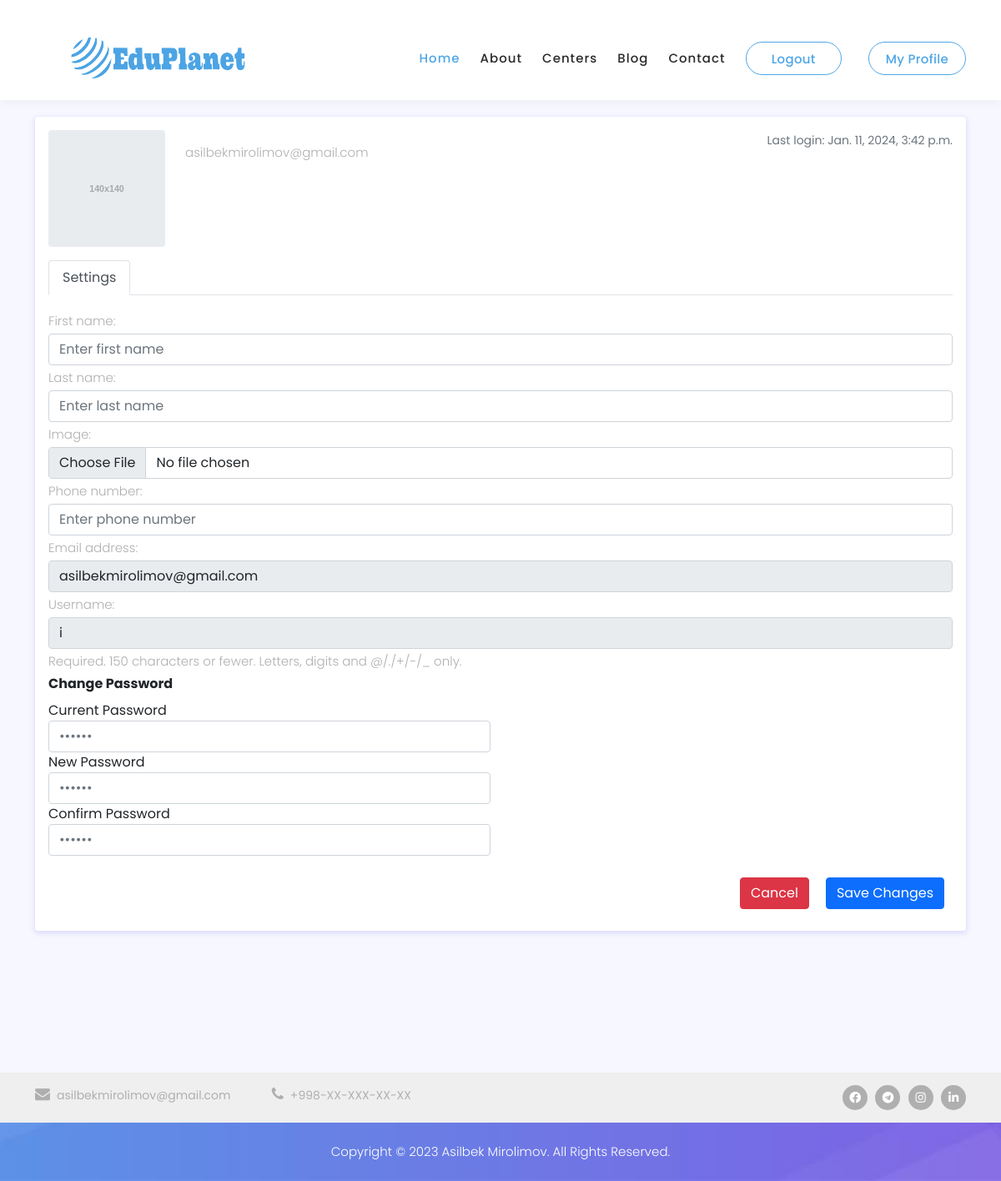
The page /users/edit_profile/ (signed in) on the database as committed earlier.
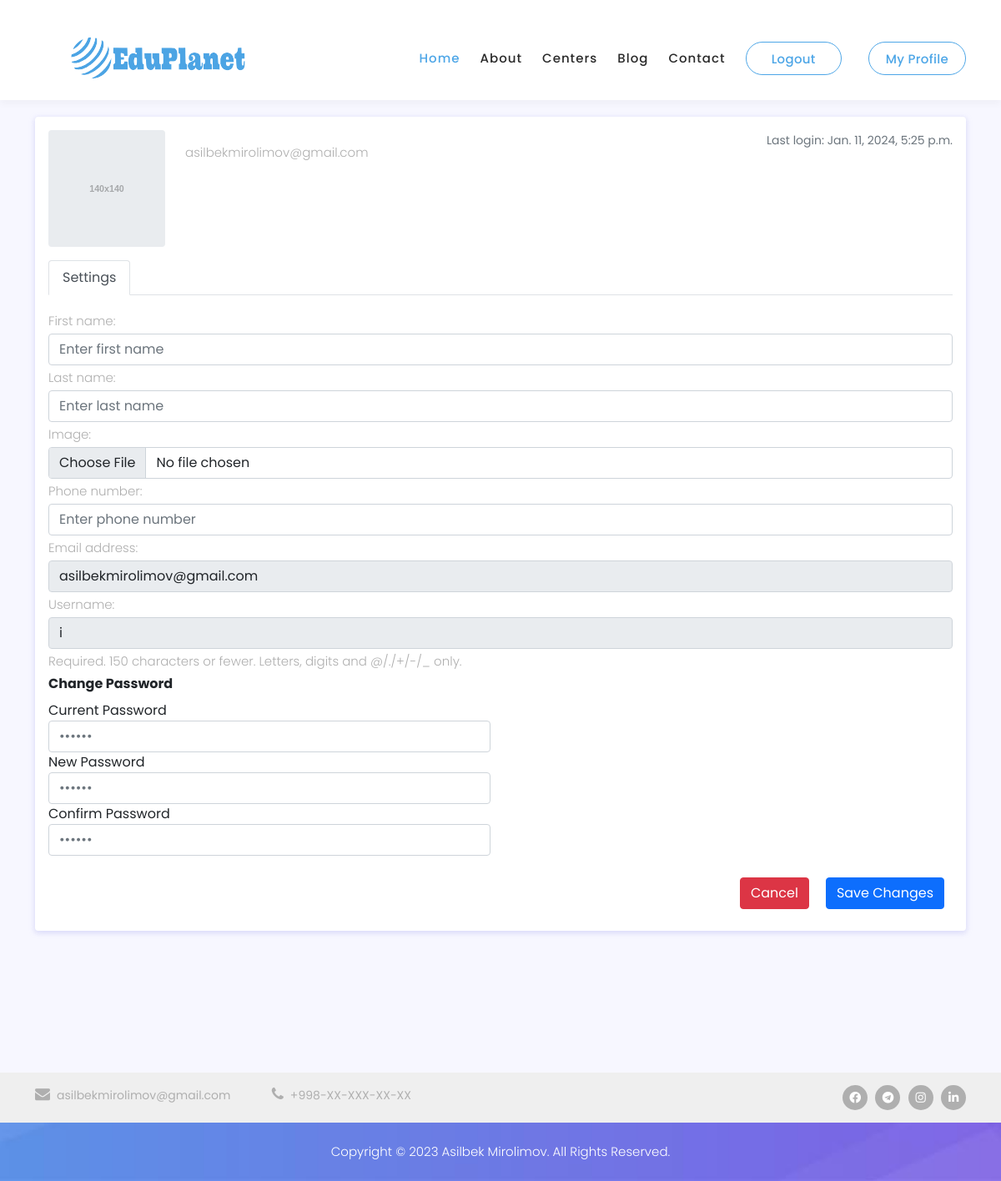
The same page on the database as committed later.
### apps/users/models.py (models this page shows, shortened)
class User(AbstractUser):
    phone_number = models.CharField(max_length=17, unique=True, validators=[regex_phone_number], blank=True, null=True)
    image = models.ImageField(upload_to='user_images/', blank=True, null=True)

### apps/users/views.py (the view)
# urls.py: path("edit_profile/", edit_profile, name="edit_profile")
@login_required(login_url='login')
def edit_profile(request):
    user_profile = User.objects.get(id=request.user.id)
    if request.method == 'POST':
        form = UserUpdateForm(request.POST, request.FILES, instance=user_profile)
        if form.is_valid():
            form.save()
            print('user updated successfully', form.cleaned_data)
            return redirect('profile')
    else:
        form = UserUpdateForm(instance=user_profile)
    context = {
        'form': form,
        'user_profile': user_profile
    }
    return render(request, 'auth/edit_profile.html', context)

### apps/users/forms.py
class UserUpdateForm(forms.ModelForm):
    class Meta:
        model = User
        fields = ['first_name', 'last_name', 'image', 'phone_number', 'email', 'username']
        widgets = {
            'first_name': forms.TextInput(attrs={'class': 'form-control', 'placeholder': 'Enter first name'}),
            'last_name': forms.TextInput(attrs={'class': 'form-control', 'placeholder': 'Enter last name'}),
            'image': forms.FileInput(attrs={'class': 'form-control', 'placeholder': 'Enter image'}),
            'phone_number': forms.TextInput(attrs={'class': 'form-control', 'placeholder': 'Enter phone number'}),
            'email': forms.EmailInput(attrs={'class': 'form-control', 'placeholder': 'Enter email', 'readonly': True}),
            'username': forms.TextInput(attrs={'class': 'form-control', 'placeholder': 'Enter username', 'readonly': True}),
        }

### templates/auth/edit_profile.html (shortened to what the changed rows need)
{% extends 'base.html' %}
{% load static %}
{% block content %}
    <link href="https://maxcdn.bootstrapcdn.com/font-awesome/4.3.0/css/font-awesome.min.css" rel="stylesheet">
    <link href="/static/auth/edit_profile.css" rel="stylesheet">
    <br><br><br><br><br>
    <div class="container">
    <div class="row flex-lg-nowrap">
      <div class="col">
        <div class="row">
          <div class="col mb-3">
            <div class="card">
              <div class="card-body">
                <div class="e-profile">
                  <div class="row">
                    <div class="col d-flex flex-column flex-sm-row justify-content-between mb-3">
                      <div class="text-center text-sm-left mb-2 mb-sm-0">
                        <h4 class="pt-sm-2 pb-1 mb-0 text-nowrap">{{ user_profile.first_name}} {{ user_profile.last_name }}</h4>
                        <p class="mb-0">{{ user_profile.email }}</p>
                      </div>
                      <div class="text-center text-sm-right">
                        <div class="text-muted"><small>Last login: {{ user_profile.last_login }}</small></div>
                      </div>
                    </div>
                  </div>
                  <div class="tab-content pt-3">
                    <div class="tab-pane active">
                      <form class="form" method="post" enctype="multipart/form-data">
                        <div class="row">
                          {{ form.as_p }}
                        </div>
                      </form>
                    </div>
                  </div>
                </div>
              </div>
            </div>
          </div>
        </div>
      </div>
    </div>
    </div>
{% endblock %}

Rows that differ between the two databases and show on the page:
changed User "asilbekmirolimov@gmail.com": last_login "Jan. 11, 2024, 3:42 p.m." → "Jan. 11, 2024, 5:25 p.m."
